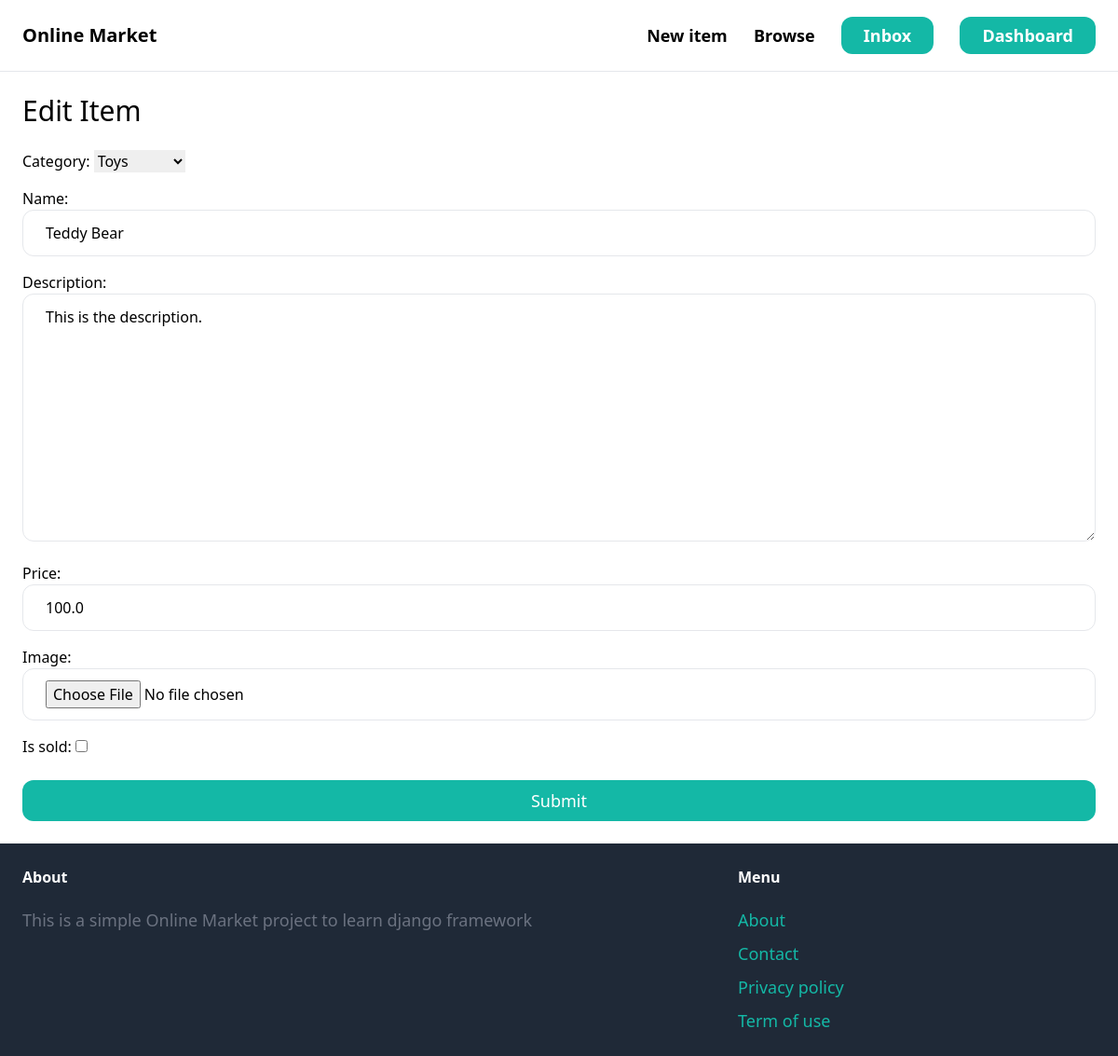
The page /items/1/edit (signed in) on the database its author committed.
### item/models.py (models this page shows, shortened)
class Item(models.Model):
    category = models.ForeignKey(Category, related_name='items', on_delete=models.CASCADE)
    name = models.CharField(max_length=255)
    description = models.TextField(blank=True, null=True)
    price = models.FloatField()
    image = models.ImageField(upload_to='item_images',blank=True,null=True)
    is_sold = models.BooleanField(default=False)
    created_by = models.ForeignKey(User,related_name='items', on_delete=models.CASCADE)
    created_at = models.DateTimeField(auto_now_add=True)

class Category(models.Model):
    name = models.CharField(max_length=255)
    class Meta:
        ordering = ('name',)
        verbose_name_plural='Categories'#changes 'categorys'to'categories'
    def __str__(self):
        return self.name

### item/views.py (the view)
# urls.py: path('<int:pk>/edit', views.edit, name='edit'),
@login_required
def edit(request,pk):
    item = get_object_or_404(Item, pk=pk, created_by=request.user)
    if request.method == "POST":
        form = EditItemForm(request.POST, request.FILES,instance=item)
        if form.is_valid():
            form.save()
            return redirect('item:product-detail', pk=item.id)
    else:
        form = EditItemForm(instance=item)
    return render(request, 'item/form.html',{
        'form': form,
        'title': 'Edit Item',
    })

### item/forms.py
class EditItemForm(forms.ModelForm):
    class Meta:
        model = Item
        fields = ('category','name','description','price','image','is_sold')
        widgets = {
            'name': forms.TextInput(attrs={
            'class': INPUT_CLASSES
            }),
            'description': forms.Textarea(attrs={
            'class': INPUT_CLASSES
            }),
            'price': forms.TextInput(attrs={
            'class': INPUT_CLASSES
            }),
            'image': forms.FileInput(attrs={
            'class': INPUT_CLASSES
            }),
        }

### item/templates/item/form.html (shortened to what this page needs)
{% extends 'core/base.html' %}
{% block content  %}
<h1 class="mb-6 text-3xl">{{ title }}</h1>
<form action="." method="post" enctype="multipart/form-data">
    <div class="space-y-4">
        {{ form.as_p }}
    </div>
    <button class="mt-6 py-2 text-lg bg-teal-500 hover:bg-teal-700 rounded-xl text-white w-full">Submit</button>
</form>
{% endblock %}

### rows shown on the page
Item: category "Toys", description "This is the description.", price "100.0"
Category: name "Teddy Bear"

### other values the page prints
{{ title }} "Edit Item"
